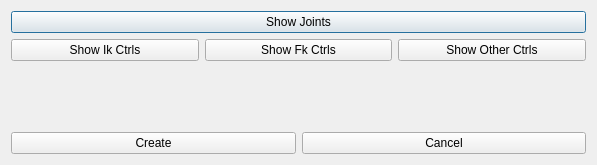
<?xml version="1.0" encoding="UTF-8"?>
<ui version="4.0">
 <class>DlgQuickLoad</class>
 <widget class="QDialog" name="DlgQuickLoad">
  <property name="geometry">
   <rect>
    <x>0</x>
    <y>0</y>
    <width>597</width>
    <height>165</height>
   </rect>
  </property>
  <property name="windowTitle">
   <string>Dialog</string>
  </property>
  <layout class="QVBoxLayout" name="verticalLayout">
   <item>
    <widget class="QPushButton" name="btnShowJnts">
     <property name="text">
      <string>Show Joints</string>
     </property>
    </widget>
   </item>
   <item>
    <layout class="QHBoxLayout" name="horizontalLayout">
     <item>
      <widget class="QPushButton" name="btnShowIkCtrls">
       <property name="text">
        <string>Show Ik Ctrls</string>
       </property>
      </widget>
     </item>
     <item>
      <widget class="QPushButton" name="btnShowFkCtrls">
       <property name="text">
        <string>Show Fk Ctrls</string>
       </property>
      </widget>
     </item>
     <item>
      <widget class="QPushButton" name="btnShowOtherCtrls">
       <property name="text">
        <string>Show Other Ctrls</string>
       </property>
      </widget>
     </item>
    </layout>
   </item>
   <item>
    <spacer name="verticalSpacer">
     <property name="orientation">
      <enum>Qt::Vertical</enum>
     </property>
     <property name="sizeHint" stdset="0">
      <size>
       <width>20</width>
       <height>53</height>
      </size>
     </property>
    </spacer>
   </item>
   <item>
    <layout class="QHBoxLayout" name="horizontalLayout_2">
     <item>
      <widget class="QPushButton" name="btnCreate">
       <property name="text">
        <string>Create</string>
       </property>
      </widget>
     </item>
     <item>
      <widget class="QPushButton" name="btnCancel">
       <property name="text">
        <string>Cancel</string>
       </property>
      </widget>
     </item>
    </layout>
   </item>
  </layout>
 </widget>
 <resources/>
 <connections/>
</ui>
